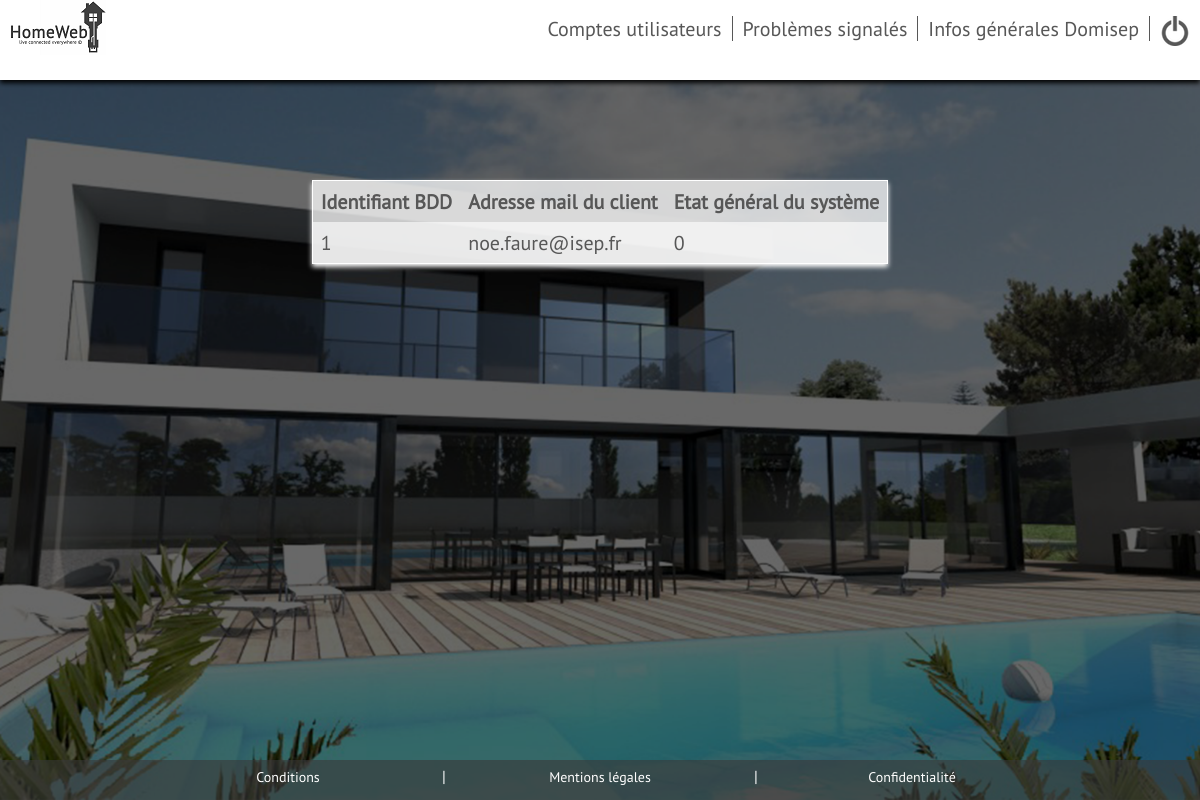
/Vues/admin.php (signed in), run on the app's committed database.
### tables this page shows
CREATE TABLE IF NOT EXISTS `utilisateurs` (
  `id` int(11) NOT NULL,
  `mail` varchar(255) NOT NULL,
  `mdp` varchar(255) NOT NULL,
  `etat_general` int(11) NOT NULL
);

### Vues/admin.php (the view, shortened to what this page needs)
<!DOCTYPE HTML>
<?php
require("../Modele/connexionBDD.php");
?>
<html>
	<head>
		<link rel="stylesheet" type="text/css" href="../Styles/main.css" />
	</head>
	<body>
        <div id="page">
            <header>
                <?php
                include ("../entete2.php");
                ?>
            </header>
            <?php
            $reponse = $db->query('SELECT * FROM utilisateurs');
            ?>
            <table>
                <tr>
                    <th>Identifiant BDD</th>
                    <th>Adresse mail du client</th>
                    <th>Etat général du système</th>
                </tr>
            <?php
            while($donnees = $reponse->fetch())
            {
            ?>
                <tr>
                    <td><?php echo $donnees['id'];?></td>
                    <td><?php echo $donnees['mail'];?></td>
                    <td><?php echo $donnees['etat_general'];?></td>
                </tr>
            <?php
            }
            ?>
            </table>
            <?php include ("../footer.php");?>
        </div>
	</body>
</html>

### Styles/main.css (style rules this page uses)
html, #page { height: 100%; width: 100%; }
body { background: url('../image/fond.png') ; background-position: center ; background-repeat: no-repeat ; background-attachment: fixed ; background-size: cover ; color: #575757; font-family: pt_sansregular; margin: 0px; height: 100%; }
header { display: flex; justify-content: space-between; background-color: white; box-shadow: 0px 3px 5px black; height: 10%; }
table { color:#575757; margin-top:100px; border: 1px solid white; border-collapse: collapse; margin:auto; margin-top:100px; box-shadow: 0px 3px 5px white; font-size:20px; }
td, th { text-align: left; padding: 8px; }
tr:nth-child(even) { background-color: rgba(255,255,255,0.9); }
tr:nth-child(odd) { background-color: rgba(255,255,255,0.75);; }

### data on the page
utilisateurs: id "1", mail "noe.faure@isep.fr", etat_general "0"
